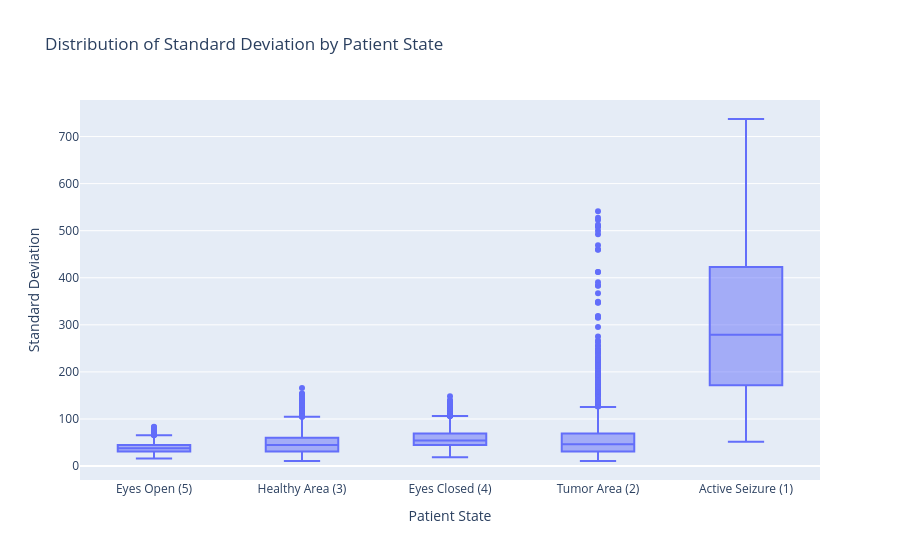

The notebook cell this image was saved under:
### Code cell
import plotly.express as px

voltages = train_df.drop(columns=['y'])


plot_df = pd.DataFrame({
    "std_dev":  voltages.std(axis=1), # standard deviation for each row
    "class_name": train_df['y'].map(class_titles)
    })
print(f"Standard deviation of voltages (first 5 rows):\n{plot_df.head()}")

fig = px.box(plot_df,
             x="class_name", 
             y="std_dev", 
             labels={"class_name": "Patient State", 
                     "std_dev": "Standard Deviation"}, 
             title="Distribution of Standard Deviation by Patient State")
fig.show()

### Figure 1 — Plotly figure (JSON) as saved in the notebook; plotly's stock layout.template omitted (floating-point values rounded to 4 significant figures; data arrays with more than 128 entries replaced by an {"elided": "..."} marker saying what was removed)
{"data": [{"alignmentgroup": "True", "hovertemplate": "Patient State=%{x}<br>Standard Deviation=%{y}<extra></extra>", "legendgroup": "", "marker": {"color": "#636efa"}, "name": "", "notched": false, "offsetgroup": "", "orientation": "v", "showlegend": false, "type": "box", "x": {"elided": "8050 str values"}, "x0": " ", "xaxis": "x", "y": {"elided": "8050 float values"}, "y0": " ", "yaxis": "y"}], "layout": {"boxmode": "group", "legend": {"tracegroupgap": 0}, "title": {"text": "Distribution of Standard Deviation by Patient State"}, "xaxis": {"anchor": "y", "domain": [0, 1], "title": {"text": "Patient State"}}, "yaxis": {"anchor": "x", "domain": [0, 1], "title": {"text": "Standard Deviation"}}}}
